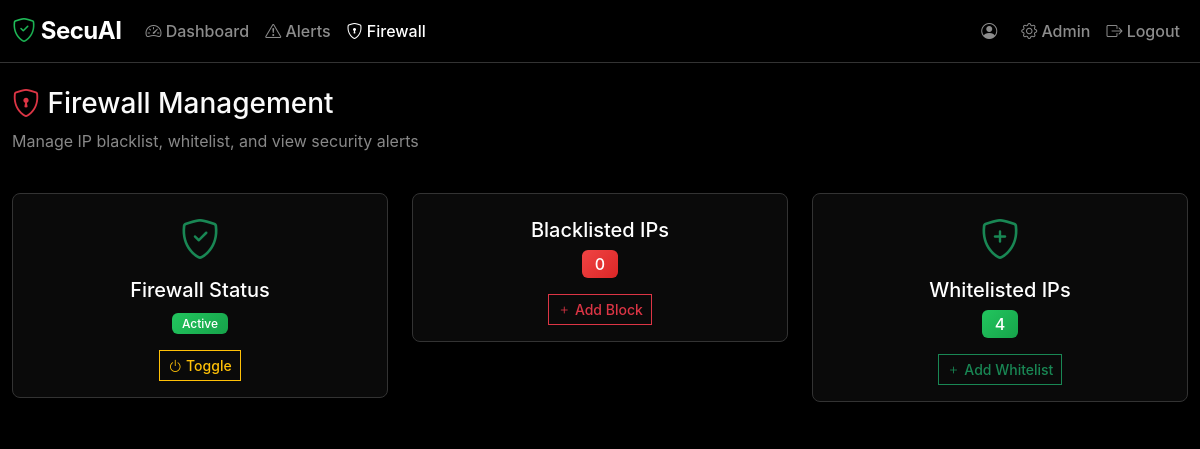
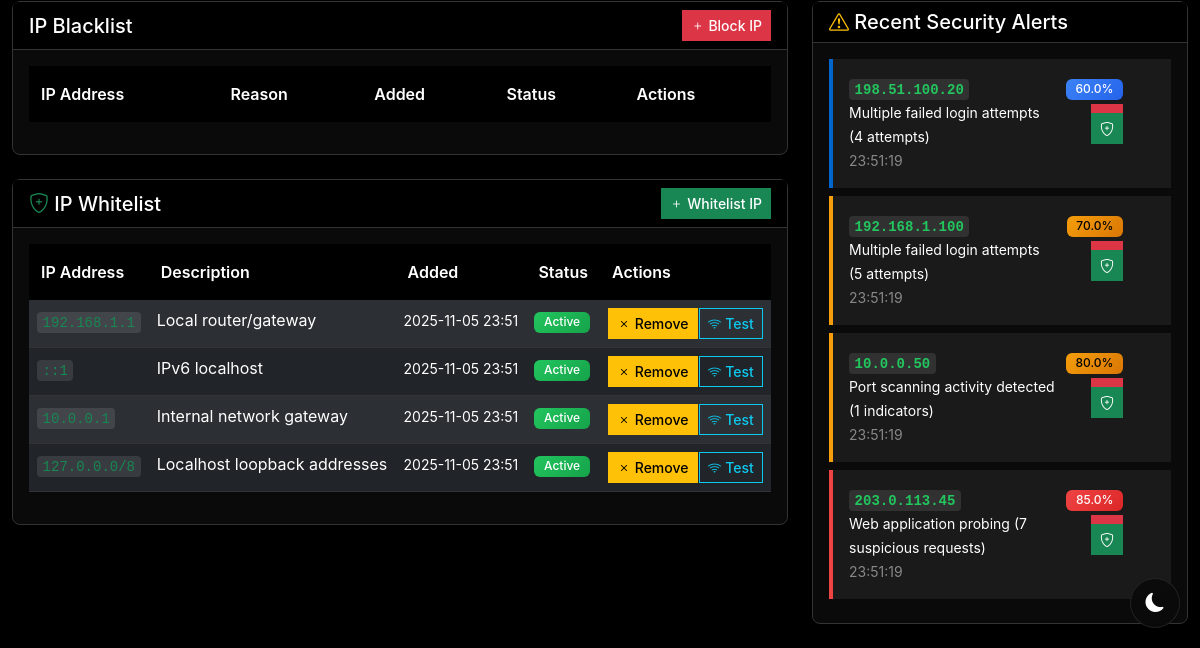
Page /firewall/ (signed in) on the earlier database version (2 pictures, top to bottom).
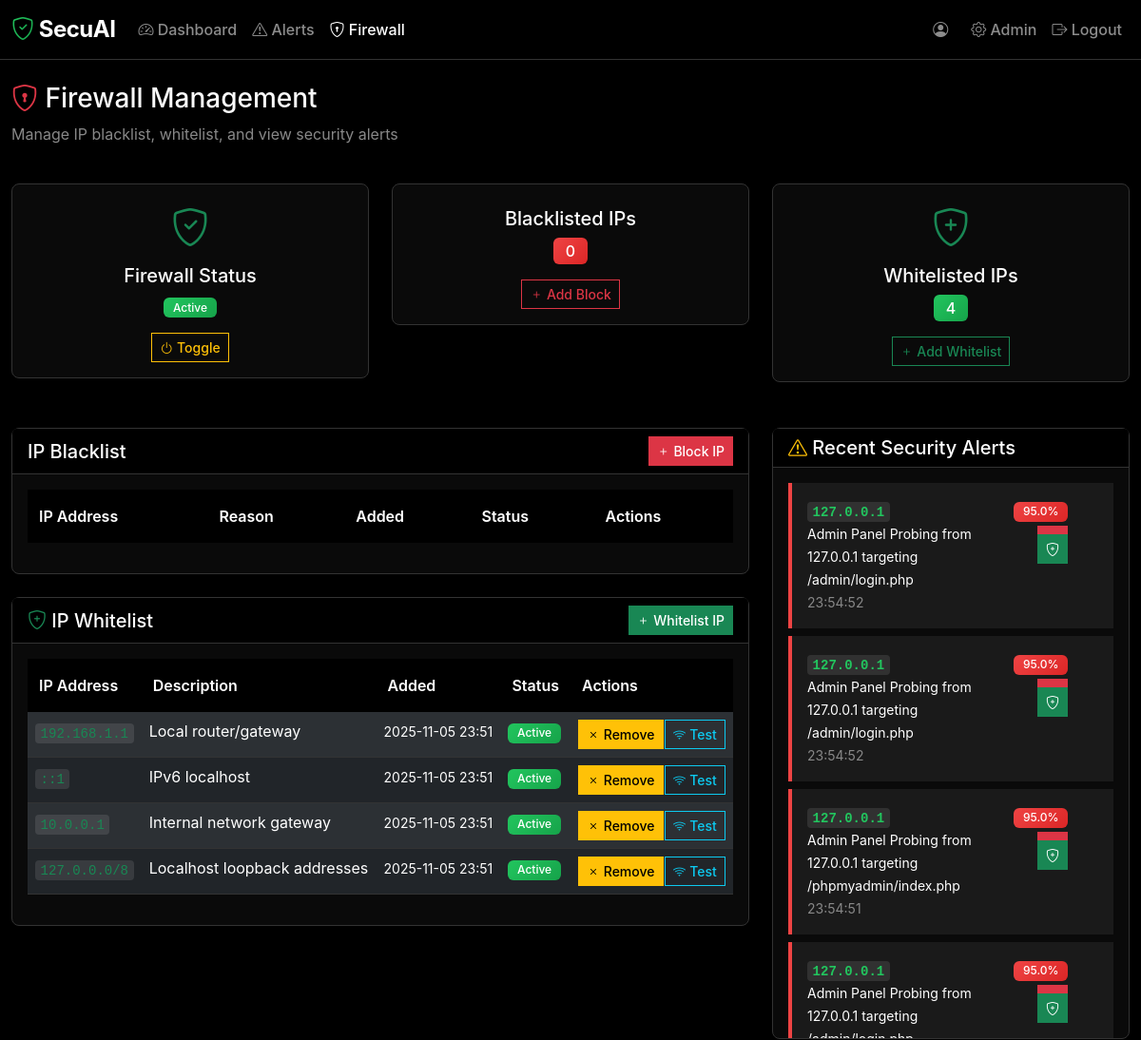
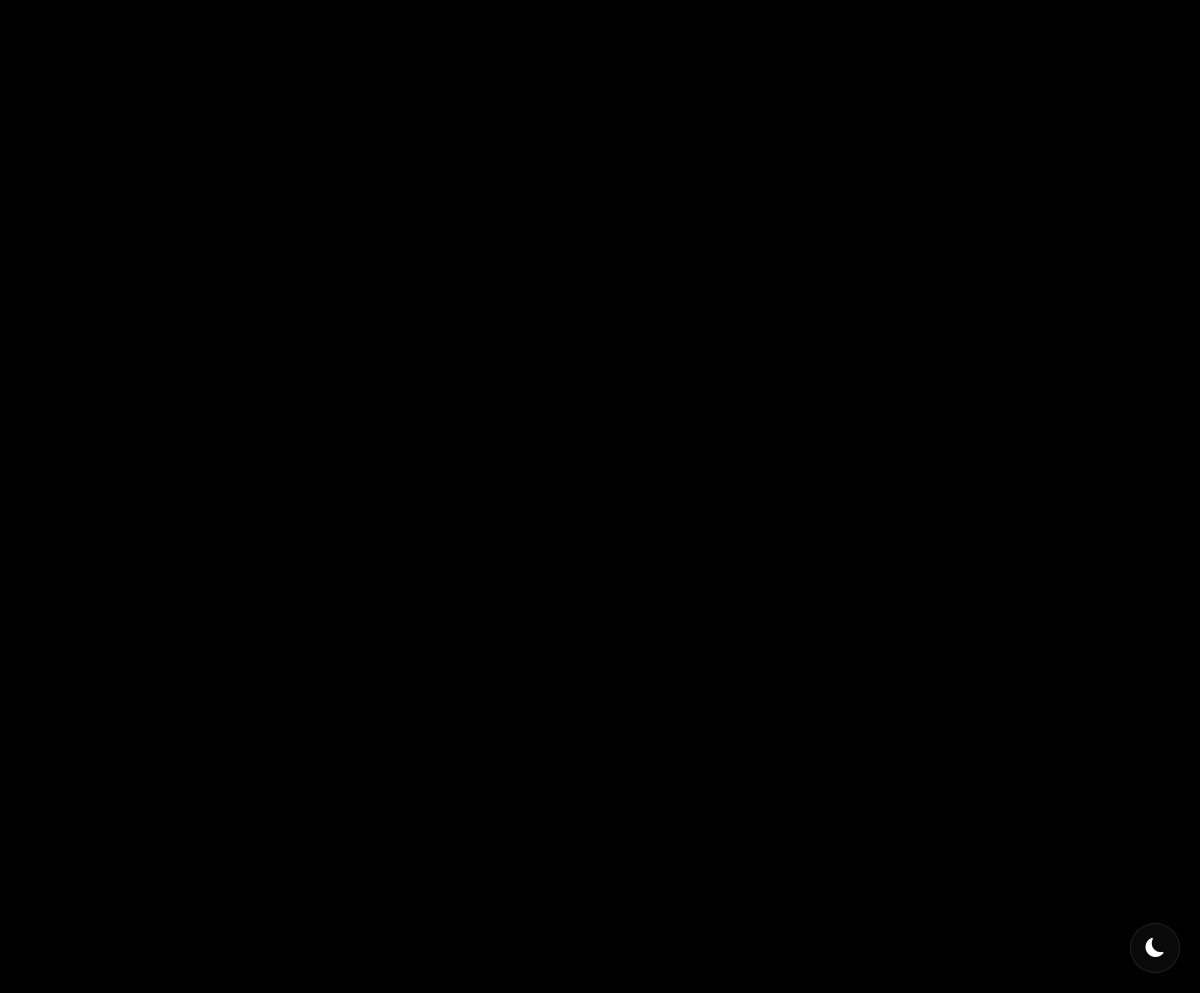
Same page on the later database version (2 pictures, top to bottom).
### models.py (models this page shows, shortened)
class Whitelist(db.Model):
    __tablename__ = 'whitelist'
    id = db.Column(db.Integer, primary_key=True)
    ip = db.Column(db.String(45), nullable=False, unique=True, index=True)
    description = db.Column(db.String(255))
    is_active = db.Column(db.Boolean, default=True, nullable=False)
    created_at = db.Column(db.DateTime, default=datetime.utcnow, nullable=False)
    created_by = db.Column(db.Integer, db.ForeignKey('users.id'))
    creator = db.relationship('User', backref='whitelist_entries')

class Alert(db.Model):
    __tablename__ = 'alerts'
    id = db.Column(db.Integer, primary_key=True)
    ip = db.Column(db.String(45), nullable=False, index=True)  # Support IPv6
    reason = db.Column(db.String(255), nullable=False)
    confidence = db.Column(db.Float, default=0.5, nullable=False)
    details = db.Column(db.Text)  # JSON string with additional data
    source = db.Column(db.String(100), nullable=False)  # api, upload:filename, honeypot, etc.
    status = db.Column(db.String(20), default='new', nullable=False)  # new, reviewed, ignored, blocked
    created_at = db.Column(db.DateTime, default=datetime.utcnow, nullable=False, index=True)
    reviewed_at = db.Column(db.DateTime)
    reviewed_by = db.Column(db.Integer, db.ForeignKey('users.id'))
    reviewer = db.relationship('User', backref='reviewed_alerts')

### app.py (the view)
@app.route('/firewall')
@app.route('/firewall/')
@login_required
def firewall_page():
    try:
        blacklisted_ips = Block.query.filter(Block.is_active == True).order_by(Block.created_at.desc()).all()
        whitelisted_ips = Whitelist.query.filter(Whitelist.is_active == True).order_by(Whitelist.created_at.desc()).all()
        recent_alerts = Alert.query.order_by(Alert.created_at.desc()).limit(10).all()
        return render_template('firewall.html',
                             blacklisted_ips=blacklisted_ips,
                             whitelisted_ips=whitelisted_ips,
                             recent_alerts=recent_alerts,
                             blacklisted_count=len(blacklisted_ips),
                             whitelisted_count=len(whitelisted_ips))
    except Exception as e:
        logger.error(f"Firewall page error: {e}")
        flash(f'Error loading firewall page: {str(e)}')
        return redirect(url_for('dashboard'))

### app.py (called while the page is built)
@login_manager.user_loader
def load_user(user_id):
    return db.session.get(User, int(user_id))

def initialize_monitor():
    global monitor_started
    if not monitor_started:
        clear_sample_data()
        start_log_monitor()
        monitor_started = True
        logger.info("🚀 SecuAI initialization complete")

@app.before_request
def before_request():
    initialize_monitor()

### templates/firewall.html (shortened to what the changed rows need)
<!DOCTYPE html>
<html lang="en">
<head>
    <link href="https://cdn.jsdelivr.net/npm/bootstrap@5.3.0/dist/css/bootstrap.min.css" rel="stylesheet">
    <link href="https://cdn.jsdelivr.net/npm/bootstrap-icons@1.10.0/font/bootstrap-icons.css" rel="stylesheet">
    <link href="{{ url_for('static', filename='css/style.css') }}" rel="stylesheet">
</head>
<body>
    <div class="container-fluid mt-4">
        <div class="row mb-4">
            <div class="col">
                <h1 class="h3">
                    <i class="bi bi-shield-lock text-danger"></i> Firewall Management
                </h1>
            </div>
        </div>
        <div class="row">
            <div class="col-lg-8">
                <div class="card mb-4">
                    <div class="card-body">
                        <div class="table-responsive">
                            <table class="table table-dark table-striped">
                                <thead>
                                    <tr>
                                        <th>IP Address</th>
                                        <th>Reason</th>
                                        <th>Added</th>
                                        <th>Status</th>
                                        <th>Actions</th>
                                    </tr>
                                </thead>
                            </table>
                        </div>
                    </div>
                </div>
                <div class="card">
                    <div class="card-body">
                        <div class="table-responsive">
                            <table class="table table-dark table-striped">
                                <thead>
                                    <tr>
                                        <th>IP Address</th>
                                        <th>Description</th>
                                        <th>Added</th>
                                        <th>Status</th>
                                        <th>Actions</th>
                                    </tr>
                                </thead>
                                <tbody id="whitelist-table">
                                    {% for entry in whitelisted_ips %}
                                    <tr>
                                        <td><code class="text-success">{{ entry.ip }}</code></td>
                                        <td>{{ entry.description or 'No description' }}</td>
                                        <td><small>{{ entry.created_at.strftime('%Y-%m-%d %H:%M') }}</small></td>
                                        <td>
                                            {% if entry.is_active %}
                                                <span class="badge bg-success">Active</span>
                                            {% else %}
                                                <span class="badge bg-secondary">Inactive</span>
                                            {% endif %}
                                        </td>
                                        <td>
                                            <div class="btn-group" role="group">
                                                {% if entry.is_active %}
                                                <button class="btn btn-sm btn-warning" onclick="removeWhitelist('{{ entry.ip }}')">
                                                    <i class="bi bi-x"></i> Remove
                                                </button>
                                                {% else %}
                                                <button class="btn btn-sm btn-success" onclick="addWhitelist('{{ entry.ip }}', '{{ entry.description }}')">
                                                    <i class="bi bi-check"></i> Reactivate
                                                </button>
                                                {% endif %}
                                                <button class="btn btn-sm btn-outline-info" onclick="testConnection('{{ entry.ip }}')">
                                                    <i class="bi bi-wifi"></i> Test
                                                </button>
                                            </div>
                                        </td>
                                    </tr>
                                    {% endfor %}
                                </tbody>
                            </table>
                        </div>
                    </div>
                </div>
            </div>
            <div class="col-lg-4">
                <div class="card">
                    <div class="card-body" style="max-height: 600px; overflow-y: auto;">
                        {% for alert in recent_alerts %}
                        <div class="alert alert-{{ 'danger' if alert.confidence > 0.8 else 'warning' if alert.confidence > 0.6 else 'info' }} alert-dismissible fade show mb-2" role="alert">
                            <div class="d-flex justify-content-between align-items-start">
                                <div>
                                    <strong><code>{{ alert.ip }}</code></strong><br>
                                    <small>{{ alert.reason }}</small><br>
                                    <small class="text-muted">{{ alert.created_at.strftime('%H:%M:%S') }}</small>
                                </div>
                                <div class="text-end">
                                    <span class="badge bg-{{ 'danger' if alert.confidence > 0.8 else 'warning' if alert.confidence > 0.6 else 'info' }}">
                                        {{ (alert.confidence * 100)|round }}%
                                    </span>
                                    <div class="btn-group-vertical mt-1">
                                        <button class="btn btn-danger btn-sm" onclick="blockIPFromAlert('{{ alert.ip }}', '{{ alert.reason }}')">
                                        </button>
                                        <button class="btn btn-success btn-sm" onclick="whitelistIPFromAlert('{{ alert.ip }}', 'Trusted after review')">
                                            <i class="bi bi-shield-plus"></i>
                                        </button>
                                    </div>
                                </div>
                            </div>
                        </div>
                        {% endfor %}
                    </div>
                </div>
            </div>
        </div>
    </div>
</body>
</html>

Differences in the rows shown:
no longer on this page (row edited): Alert: ip "198.51.100.20", reason "Multiple failed login attempts (4 attempts)", created_at "23:51:19", (alert.confidence*100)|round "60.0"
no longer on this page (row edited): Alert: ip "192.168.1.100", reason "Multiple failed login attempts (5 attempts)", created_at "23:51:19", (alert.confidence*100)|round "70.0"
no longer on this page (row edited): Alert: ip "10.0.0.50", reason "Port scanning activity detected (1 indicators)", created_at "23:51:19", (alert.confidence*100)|round "80.0"
no longer on this page (row edited): Alert: ip "203.0.113.45", reason "Web application probing (7 suspicious requests)", created_at "23:51:19", (alert.confidence*100)|round "85.0"
added Alert: ip "127.0.0.1", reason "Admin Panel Probing from 127.0.0.1 targeting /admin/login.php", created_at "23:54:52", (alert.confidence*100)|round "95.0"
added Alert: ip "127.0.0.1", reason "Admin Panel Probing from 127.0.0.1 targeting /admin/login.php", created_at "23:54:52", (alert.confidence*100)|round "95.0"
added Alert: ip "127.0.0.1", reason "Admin Panel Probing from 127.0.0.1 targeting /phpmyadmin/index.php", created_at "23:54:51", (alert.confidence*100)|round "95.0"
added Alert: ip "127.0.0.1", reason "Admin Panel Probing from 127.0.0.1 targeting…", (alert.confidence*100)|round "95.0"
